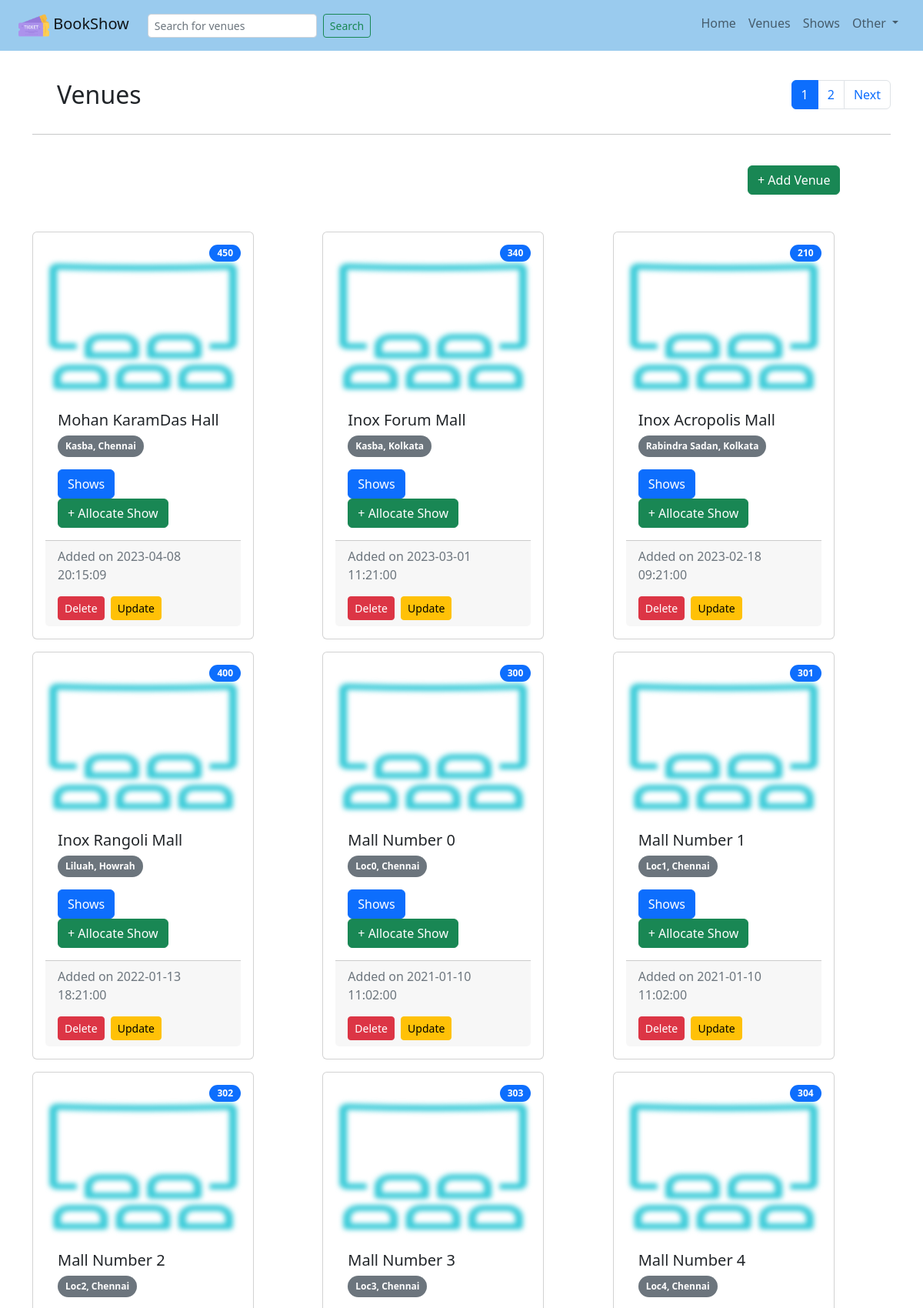
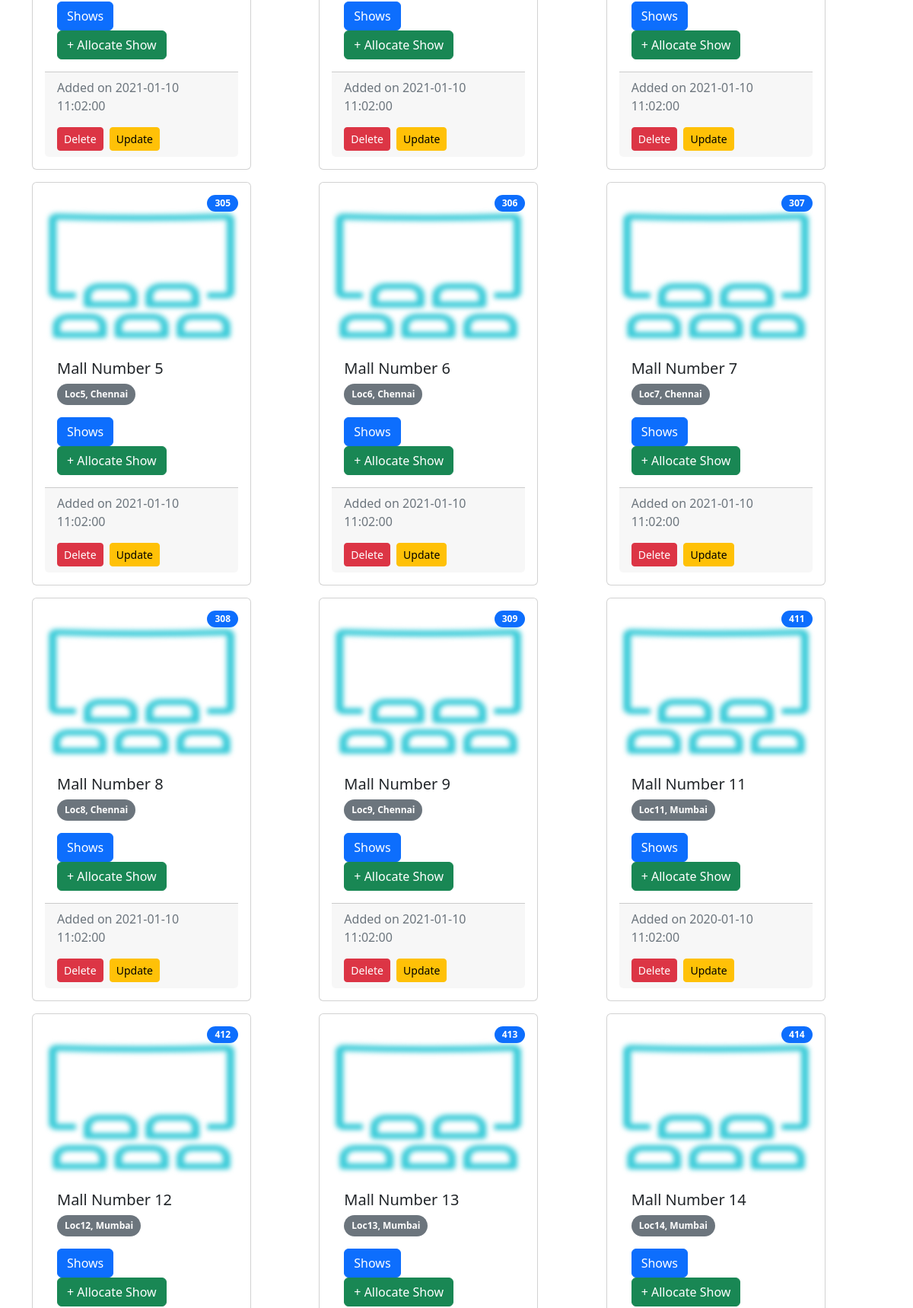
The page /admin/showVenues (signed in, upper part) on the database its author committed (2 pictures, top to bottom).
### models/admin.py (models this page shows, shortened)
class Venue(db.Model):
    __tablename__ = 'Venue'
    id = db.Column(db.Integer, primary_key=True, autoincrement=True)
    name = db.Column(db.String(50), unique=True)
    description = db.Column(db.String(200))
    location = db.Column(db.String(30))
    city = db.Column(db.String(30))
    capacity = db.Column(db.Integer)
    shows = db.relationship('Show',secondary='Allocation',lazy='subquery', viewonly=True)
    timestamp = db.Column(db.DateTime(timezone=True), nullable=False,
        default=datetime.utcnow)

### blueprints/admin.py (the view)
@admin.route('/showVenues')
@admin_login_required
def showVenues():
    page = request.args.get('page', 1, type=int)
    paginationVenue = db.session.query(Venue).order_by(desc(Venue.timestamp),Venue.name).paginate(page=page, per_page=PER_PAGE_SIZE)
    return render_template('venuesHome.html',pagination=paginationVenue, user=current_user)

### __init__.py (called while the page is built)
def create_app():
    app = Flask(__name__)
    app.config.from_object(LocalDevConfig)
    app.register_blueprint(userAuth)
    app.register_blueprint(adminProfile)
    app.register_blueprint(userProfile)
    db.init_app(app)
    login_manager = LoginManager()
    login_manager.login_view = 'authn.userLogin'
    login_manager.login_message = "You need to login first!!"
    login_manager.init_app(app)
    @login_manager.user_loader
    def load_user(user_id):
        return User.query.get(int(user_id))
    @app.errorhandler(404)
    def page_not_found(e):
        return render_template('NotFound.html',errorMessage=e), 404
    generateTestData(app,db)
    api = getConfiguredApi(app)
    return app, api

### blueprints/admin.py (called while the page is built)
def admin_login_required(view):
    @login_required
    @wraps(view)
    def wrap(*args, **kwargs):
        if current_user is not None:
            if current_user.is_admin():
                return view(*args,**kwargs)
            else:
                flash('Not a Admin User...')
                redirect(url_for('authn.userLogin'))
        else:
            flash('You need to login first.')
            return redirect(url_for('authn.adminLogin'))
    return wrap

### models/users.py (called while the page is built)
    def is_admin(self):
        return self.access == ACCESS['admin']

    def is_user(self):
        return self.access == ACCESS['user']

### templates/venuesHome.html (shortened to what this page needs)
{% extends "baseTemplate.html" %}
{% block searchBar %}
<form class="d-md-flex" role="search">
  <input class="form-control form-control-sm me-2 mt-2 mb-2" type="search" placeholder="Search for venues" aria-label="Search">
  <button class="btn btn-sm btn-outline-success mt-2 mb-2" type="submit">Search</button>
</form>
{% endblock %}
{% block content %}
<div class="body container">
    <div class="row">
      <div class="col-12 col-sm-4"><h2>&emsp;Venues</h2></div>
      <div class="col-12 col-sm-8 d-flex flex-row-reverse">
        <nav aria-label="Page navigation example">
          <ul class="pagination">
              {% for number in pagination.iter_pages() %}
              {% if number %}
              {% if pagination.page != number %}
              <li class="page-item">
                  <a  class='page-link'
                      href="{{ url_for('admin.showVenues', page=number) }}">
                      {{ number }}
                  </a>
              </li>
              {% else %}
                  <li class="page-item"><a href="#" class='page-link active' aria-disabled="true">{{ number }}</a></li>
              {% endif %}
              {% else %}
              <li class="page-item"><a href="#" class='page-link' aria-disabled="true">...</a></li>
              {% endif %}
              {% endfor %}
              {% if pagination.has_next %}
              <li class="page-item">
                  <a  class='page-link'
                      href="{{ url_for('admin.showVenues', page=pagination.next_num) }}">
                      Next
                  </a>
              </li>
          {% endif %}
          </ul>
          </nav>
      </div>
    </div>
    <hr/><br/>
    <div class="col-12 col-md-2 offset-md-10">
      <a href="/admin/venue/add" class="btn btn-success">+ Add Venue</a>
    </div>
    <br/><br/>
    <div class="row row-cols-md-3 row-cols-sm-6 row-cols-1 g-3">
      {% for venue in pagination.items %}
        <div class="col">
          <div class="card p-3" style="width: 18rem; margin-right: 20px;">
            <div class="card-img-caption d-flex flex-row-reverse">
              <span class="card-text badge rounded-pill bg-primary">{{ venue['capacity'] }}</span>
              <img src="{{ url_for('static',filename='movieHall.png')}}" class="card-img-top blurImage" height="200px" width="30px" alt="...">
            </div>
            <div class="card-body">
              <h5 class="card-title">{{ venue['name'] }}</h5>
              <p class="card-text">
                <span class="badge rounded-pill bg-secondary" style="padding: 8px 10px;">{{ venue['location'] }}, {{ venue['city'] }}</span>&emsp13;
              </p>
              <a href="#" data-columns="2" data-vid="{{ venue['id'] | string }}" data-vname="{{ venue['name'] }}" class="btn btn-primary" onclick="getShows();"
              data-bs-toggle="offcanvas" data-bs-target="#offcanvasShows" aria-controls="offcanvasShows">Shows</a>
              <a href="/admin/allocation/add?venue={{ venue['name'] }}&vid={{ venue['id'] }}" class="btn btn-primary btn-success">+ Allocate Show</a>
            </div>
            <div class="card-footer text-muted">
              <p>Added on {{ (venue['timestamp'] | string )[:19] }}</p>
              <a href="#" class="btn btn-sm btn-danger" data-columns="2" data-vName="{{ venue['name'] }}" data-vLoc="{{ venue['location'] }}" data-vid="{{ venue['id'] }}"
              onclick="setVenueName();" data-bs-toggle="modal" data-bs-target="#deleteModal">Delete</a>&emsp14;
              <a href="/admin/venue/update?id={{ venue['id'] }}" class="btn btn-sm btn-warning">Update</a><br/>
            </div>
          </div>
        </div>
      {% endfor %}
    </div>
</div>
{% endblock %}

### static/styles.css (style rules this page uses)
nav { min-height: fit-content; }
@media only screen and (min-width: 560px) { .body { margin-top: 7%; padding-top: 20px; margin-bottom: 7%; height: 100%; } }
.blurImage { filter: blur(3px); -webkit-filter: blur(3px); }
.card-img-caption { border-top-left-radius: calc(.25rem - 1px); border-top-right-radius: calc(.25rem - 1px); }
.card-img-caption .card-img-top { z-index: 0; }
.card-img-caption .card-text { text-align: center; width: fit-content; position: absolute; z-index: 1; text-decoration: solid; padding: 5px 10px; }

### rows shown on the page
Venue: capacity "450", name "Mohan KaramDas Hall", location "Kasba", city "Chennai", timestamp "2023-04-08 20:15:09"
Venue: capacity "340", name "Inox Forum Mall", location "Kasba", city "Kolkata", timestamp "2023-03-01 11:21:00"
Venue: capacity "210", name "Inox Acropolis Mall", location "Rabindra Sadan", city "Kolkata", timestamp "2023-02-18 09:21:00"
Venue: capacity "400", name "Inox Rangoli Mall", location "Liluah", city "Howrah", timestamp "2022-01-13 18:21:00"
Venue: capacity "300", name "Mall Number 0", location "Loc0", city "Chennai", timestamp "2021-01-10 11:02:00"
Venue: capacity "301", name "Mall Number 1", location "Loc1", city "Chennai", timestamp "2021-01-10 11:02:00"
Venue: capacity "302", name "Mall Number 2", location "Loc2", city "Chennai", timestamp "2021-01-10 11:02:00"
Venue: capacity "303", name "Mall Number 3", location "Loc3", city "Chennai", timestamp "2021-01-10 11:02:00"
Venue: capacity "304", name "Mall Number 4", location "Loc4", city "Chennai", timestamp "2021-01-10 11:02:00"
Venue: capacity "305", name "Mall Number 5", location "Loc5", city "Chennai", timestamp "2021-01-10 11:02:00"
Venue: capacity "306", name "Mall Number 6", location "Loc6", city "Chennai", timestamp "2021-01-10 11:02:00"
Venue: capacity "307", name "Mall Number 7", location "Loc7", city "Chennai", timestamp "2021-01-10 11:02:00"
Venue: capacity "308", name "Mall Number 8", location "Loc8", city "Chennai", timestamp "2021-01-10 11:02:00"
Venue: capacity "309", name "Mall Number 9", location "Loc9", city "Chennai", timestamp "2021-01-10 11:02:00"
Venue: capacity "411", name "Mall Number 11", location "Loc11", city "Mumbai", timestamp "2020-01-10 11:02:00"
Venue: capacity "412", name "Mall Number 12", location "Loc12", city "Mumbai"
Venue: capacity "413", name "Mall Number 13", location "Loc13", city "Mumbai"
Venue: capacity "414", name "Mall Number 14", location "Loc14", city "Mumbai"

### other values the page prints
{{ number }} "1"
{{ number }} "2"
